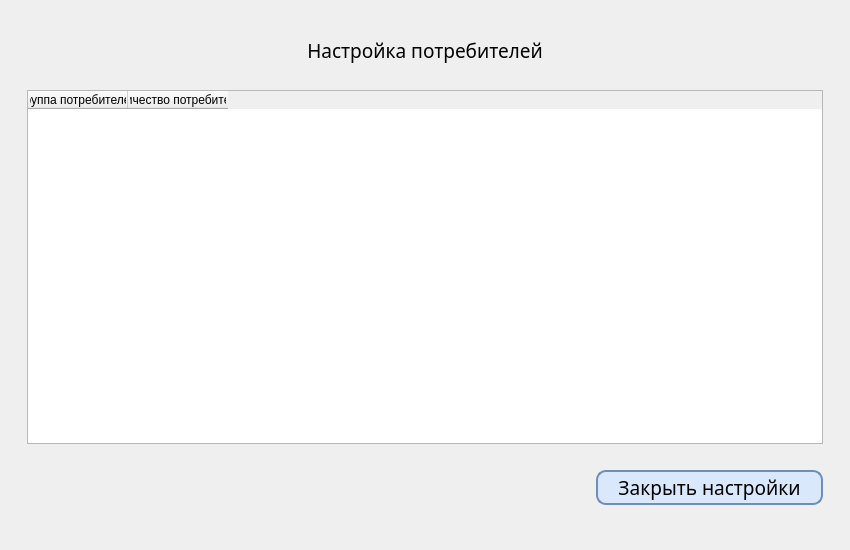
<?xml version="1.0" encoding="UTF-8"?>
<ui version="4.0">
 <class>ConsumersMenu</class>
 <widget class="QDialog" name="ConsumersMenu">
  <property name="geometry">
   <rect>
    <x>0</x>
    <y>0</y>
    <width>850</width>
    <height>550</height>
   </rect>
  </property>
  <property name="minimumSize">
   <size>
    <width>850</width>
    <height>550</height>
   </size>
  </property>
  <property name="maximumSize">
   <size>
    <width>850</width>
    <height>550</height>
   </size>
  </property>
  <property name="windowTitle">
   <string>Потребители</string>
  </property>
  <property name="windowIcon">
   <iconset theme="QIcon::ThemeIcon::UserAvailable"/>
  </property>
  <property name="styleSheet">
   <string notr="true">#PageWidget{
	Font: &quot;Merriweather 18pt&quot;
}

QPushButton {
	background-color: #DAE8FC;
	border: 2px solid #6C8EBF;
	border-radius: 10px;
}

QPushButton:hover {
	background-color: #c8dcfc;
}

QPushButton:pressed {
	background-color: #a7c8fc;
}</string>
  </property>
  <layout class="QVBoxLayout" name="verticalLayout">
   <property name="spacing">
    <number>26</number>
   </property>
   <property name="leftMargin">
    <number>27</number>
   </property>
   <property name="rightMargin">
    <number>27</number>
   </property>
   <property name="bottomMargin">
    <number>45</number>
   </property>
   <item alignment="Qt::AlignmentFlag::AlignHCenter|Qt::AlignmentFlag::AlignTop">
    <widget class="SystemLabel" name="SysLabel" native="true">
     <property name="enabled">
      <bool>true</bool>
     </property>
     <property name="sizePolicy">
      <sizepolicy hsizetype="Fixed" vsizetype="Fixed">
       <horstretch>0</horstretch>
       <verstretch>0</verstretch>
      </sizepolicy>
     </property>
     <property name="maximumSize">
      <size>
       <width>525</width>
       <height>70</height>
      </size>
     </property>
     <property name="font">
      <font>
       <hintingpreference>PreferVerticalHinting</hintingpreference>
      </font>
     </property>
     <property name="layoutDirection">
      <enum>Qt::LayoutDirection::LeftToRight</enum>
     </property>
     <property name="autoFillBackground">
      <bool>false</bool>
     </property>
    </widget>
   </item>
   <item>
    <widget class="QLabel" name="MenuLabel">
     <property name="font">
      <font>
       <family>Merriweather</family>
       <pointsize>14</pointsize>
      </font>
     </property>
     <property name="text">
      <string>Настройка потребителей</string>
     </property>
     <property name="alignment">
      <set>Qt::AlignmentFlag::AlignCenter</set>
     </property>
    </widget>
   </item>
   <item>
    <widget class="QTableWidget" name="ConsumeTable">
     <column>
      <property name="text">
       <string>Группа потребителей</string>
      </property>
     </column>
     <column>
      <property name="text">
       <string>Количество потребителей</string>
      </property>
     </column>
    </widget>
   </item>
   <item>
    <layout class="QHBoxLayout" name="horizontalLayout" stretch="5,2">
     <property name="topMargin">
      <number>0</number>
     </property>
     <item>
      <spacer name="horizontalSpacer">
       <property name="orientation">
        <enum>Qt::Orientation::Horizontal</enum>
       </property>
       <property name="sizeHint" stdset="0">
        <size>
         <width>40</width>
         <height>20</height>
        </size>
       </property>
      </spacer>
     </item>
     <item>
      <widget class="QPushButton" name="ExitButton">
       <property name="minimumSize">
        <size>
         <width>0</width>
         <height>35</height>
        </size>
       </property>
       <property name="font">
        <font>
         <family>Merriweather</family>
         <pointsize>14</pointsize>
        </font>
       </property>
       <property name="text">
        <string>Закрыть настройки</string>
       </property>
      </widget>
     </item>
    </layout>
   </item>
  </layout>
 </widget>
 <customwidgets>
  <customwidget>
   <class>SystemLabel</class>
   <extends>QWidget</extends>
   <header>SystemLabel.h</header>
   <container>1</container>
  </customwidget>
 </customwidgets>
 <resources/>
 <connections/>
</ui>
